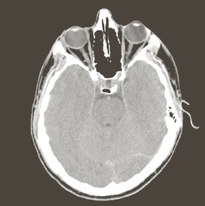
#> input picture Images/Head.jpeg, 205 x 206 px, shrunk from 737 x 738 before the run
$ jupyter execute Lab08.ipynb
#> lines starting #> are read from the running program, lines starting #| are printed output that depends on the picture; after the words box and inside, x2 and y2 are one past the last pixel; in counts of white or black regions, pixels touching at a corner belong together
### utils.py
import numpy as np
import matplotlib.pyplot as plt

# [27 lines left out: functions compute_histogram, histogram_equalization, not called in this run]


def apply_filter(image, kernel):
    kh, kw = kernel.shape
    h, w, c = image.shape
    pad_h, pad_w = kh // 2, kw // 2
    padded_img = np.pad(image, ((pad_h, pad_h), (pad_w, pad_w), (0, 0)), mode='edge')

    res_img = np.zeros_like(image, dtype=np.float32)
    for i in range(h):
        for j in range(w):
            region = padded_img[i : i + kh, j : j + kw, :]
            res_img[i, j, :] = np.sum(region * kernel[:, :, np.newaxis], axis=(0, 1))

    return res_img

# [5 lines left out: function print_image, not called in this run]

### Lab08.ipynb
## Lab 8

#### Canny Edge Detector

[cell 1]
import numpy as np
import cv2
from matplotlib import pyplot as plt
from utils import print_image, apply_filter

[cell 2]
head = cv2.imread("Images/Head.jpeg", cv2.IMREAD_GRAYSCALE)
#> head: shape (206, 205); min 51, max 255, mean 128.8
house = cv2.imread("Images/House.jpeg", cv2.IMREAD_GRAYSCALE)
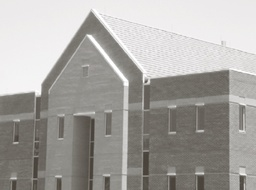
#> input picture Images/House.jpeg, 256 x 190 px, shrunk from 919 x 681 before the run
#> house: shape (190, 256); min 60, max 255, mean 165.8

[cell 3]
fig, axes = plt.subplots(1, 2, figsize=(10, 5))
axes[0].imshow(head, cmap='gray')
axes[0].set_title('Head Image')
axes[0].axis('off')

axes[1].imshow(house, cmap='gray')
axes[1].set_title('House Image')
axes[1].axis('off')

plt.tight_layout()
plt.show()

[cell 4]
GX = np.array([[-1, 0, 1],
               [-2, 0, 2],
               [-1, 0, 1]])
GY = np.array([[1, 2, 1],
               [0, 0, 0],
               [-1, -2, -1]])

GAUSSIAN_FILTER = np.array([[1/16, 1/8, 1/16],
                            [1/8, 1/4, 1/8],
                            [1/16, 1/8, 1/16]])

[cell 5]
def magnitude(gx, gy):
    return np.sqrt(gx**2 + gy**2)

[cell 6]
import numpy as np

def quantize_directions(direction):
    angle = direction % 180

    quantized = np.zeros_like(angle)
    mask0 = (angle < 22.5) | (angle >= 157.5)
    quantized[mask0] = 0

    mask45 = (angle >= 22.5) & (angle < 67.5)
    quantized[mask45] = 45

    mask90 = (angle >= 67.5) & (angle < 112.5)
    quantized[mask90] = 90

    mask135 = (angle >= 112.5) & (angle < 157.5)
    quantized[mask135] = 135

    return quantized

[cell 7]
def non_maximal_suppressing(
    magnitude,
    direction_quantized,
    low_threshold,
    high_threshold
):
    h, w = magnitude.shape
    suppressed = np.zeros_like(magnitude, dtype=np.float32)

    for i in range(1, h - 1):
        for j in range(1, w - 1):
            angle = direction_quantized[i, j]
            current = magnitude[i, j]

            if angle == 0:
                n1, n2 = magnitude[i, j - 1], magnitude[i, j + 1]
            elif angle == 45:
                n1, n2 = magnitude[i - 1, j + 1], magnitude[i + 1, j - 1]
            elif angle == 90:
                n1, n2 = magnitude[i - 1, j], magnitude[i + 1, j]
            else:
                n1, n2 = magnitude[i - 1, j - 1], magnitude[i + 1, j + 1]

            if current >= n1 and current >= n2:
                suppressed[i, j] = current

    strong, weak = 255, 75
    mask = np.zeros_like(magnitude, dtype=np.uint8)
    high_thresh_mask = suppressed >= high_threshold
    low_thresh_mask = (suppressed >= low_threshold) & (suppressed < high_threshold)
    mask[high_thresh_mask] = strong
    mask[low_thresh_mask] = weak

    for i in range(1, h - 1):
        for j in range(1, w - 1):
            if mask[i, j] == weak:
                if np.any(mask[i - 1:i + 2, j - 1:j + 2] == strong):
                    mask[i, j] = strong
                else:
                    mask[i, j] = 0

    return mask

[cell 8]
def canny_edge_detection(image, low_threshold, high_threshold):
    if image.ndim == 2:
        image_3d = image[:, :, np.newaxis].astype(np.float32)
    else:
        image_3d = image.astype(np.float32)

    smoothed = apply_filter(image_3d, GAUSSIAN_FILTER).squeeze()
    gx_img = apply_filter(smoothed[:, :, np.newaxis], GX).squeeze()
    gy_img = apply_filter(smoothed[:, :, np.newaxis], GY).squeeze()
    magnitude_img = magnitude(gx_img, gy_img)
    direction = np.arctan2(gy_img, gx_img) * (180.0 / np.pi)
    direction_quantized = quantize_directions(direction)

    edges = non_maximal_suppressing(
        magnitude_img, direction_quantized, low_threshold, high_threshold
    )
    return edges


head_edges = canny_edge_detection(head, low_threshold=30, high_threshold=70)
#> after the loop in apply_filter (call 3), `for i in range(h):`:
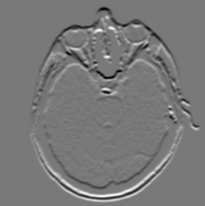
#> res_img: shape (206, 205, 1) float32; min -499.4, max 551.6, mean 0; drawn with min black and max white
#> in quantize_directions, `mask0 = (angle < 22.5) | (angle >= 157.5)`:
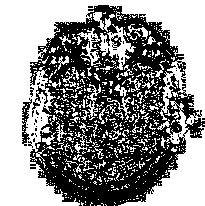
#> mask0: shape (206, 205) bool; 55.1% white; 56 black regions (51 under 20 px), largest, box (x1, y1, x2, y2) and area: (30, 5, 205, 206) 18308, (22, 98, 32, 146) 208, (32, 86, 48, 117) 119, (111, 35, 122, 48) 73, (30, 87, 34, 97) 22
#> in quantize_directions, `mask45 = (angle >= 22.5) & (angle < 67.5)`: mask45: shape (206, 205) bool; 16.8% white in thin lines or dots, all inside (x1, y1, x2, y2) = (22, 5, 205, 206)
#> in non_maximal_suppressing, `high_thresh_mask = suppressed >= high_threshold`: high_thresh_mask: shape (206, 205) bool; 7.6% white in thin lines or dots, all inside (x1, y1, x2, y2) = (30, 8, 199, 202)
#> in non_maximal_suppressing, `low_thresh_mask = (suppressed >= low_threshold) & (suppressed < high_t..`: low_thresh_mask: shape (206, 205) bool; 2.1% white in thin lines or dots, all inside (x1, y1, x2, y2) = (35, 25, 179, 183)
#> after the loop in non_maximal_suppressing, `for i in range(1, h - 1):`:
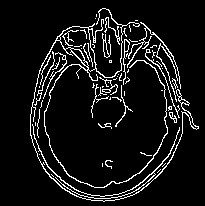
#> mask: shape (206, 205); 8.1% white in thin lines or dots, all inside (x1, y1, x2, y2) = (30, 8, 199, 202)
house_edges = canny_edge_detection(house, low_threshold=30, high_threshold=70)
#> call 2 of canny_edge_detection, with low_threshold = 30, high_threshold = 70
#> after the loop in apply_filter (call 5), `for i in range(h):`:
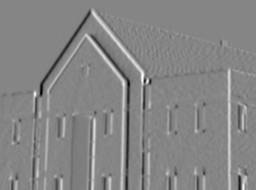
#> res_img: shape (190, 256, 1) float32; min -379.1, max 345.2, mean 0.6; drawn with min black and max white
#> after the loop in apply_filter (call 6), `for i in range(h):`:
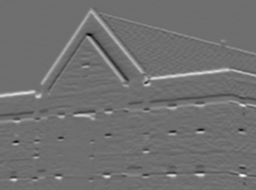
#> res_img: shape (190, 256, 1) float32; min -338.9, max 438.5, mean 5; drawn with min black and max white
#> in canny_edge_detection (call 2), `direction = np.arctan2(gy_img, gx_img) * (180.0 / np.pi)`:
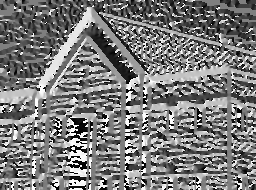
#> direction: shape (190, 256) float32; min -180, max 180, mean -6; drawn with min black and max white
#> in quantize_directions (call 2), `mask0 = (angle < 22.5) | (angle >= 157.5)`: mask0: shape (190, 256) bool; 28.9% white; 1444 white regions (1376 under 20 px), largest, box (x1, y1, x2, y2) and area: (40, 116, 105, 190) 2317, (114, 74, 139, 190) 1045, (221, 102, 251, 190) 605
#> in quantize_directions (call 2), `mask45 = (angle >= 22.5) & (angle < 67.5)`: mask45: shape (190, 256) bool; 20.4% white in thin lines or dots
#> in quantize_directions (call 2), `mask90 = (angle >= 67.5) & (angle < 112.5)`: mask90: shape (190, 256) bool; 30.3% white in thin lines or dots
#> in quantize_directions (call 2), `mask135 = (angle >= 112.5) & (angle < 157.5)`: mask135: shape (190, 256) bool; 20.4% white in thin lines or dots
#> in canny_edge_detection (call 2), `direction_quantized = quantize_directions(direction)`:
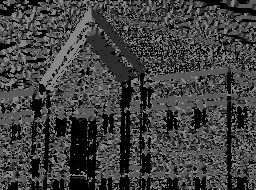
#> direction_quantized: shape (190, 256) float32; min 0, max 135, mean 64
#> call 2 of non_maximal_suppressing, with low_threshold = 30, high_threshold = 70
#> after the loop in non_maximal_suppressing (call 2), `for i in range(1, h - 1):`:
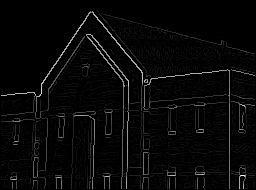
#> suppressed: shape (190, 256) float32; min 0, max 442.3, mean 13.7; drawn with min black and max white
#> in non_maximal_suppressing (call 2), `high_thresh_mask = suppressed >= high_threshold`: high_thresh_mask: shape (190, 256) bool; 5.7% white in thin lines or dots
#> in non_maximal_suppressing (call 2), `low_thresh_mask = (suppressed >= low_threshold) & (suppressed < high_t..`: low_thresh_mask: shape (190, 256) bool; 2.7% white in thin lines or dots
#> after the loop in non_maximal_suppressing (call 2), `for i in range(1, h - 1):`:
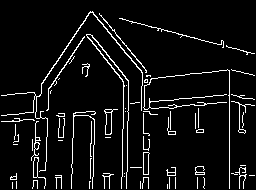
#> mask: shape (190, 256); 6.5% white in thin lines or dots

fig, axes = plt.subplots(1, 2, figsize=(10, 5))
axes[0].imshow(head_edges, cmap='gray')
axes[0].set_title('Head - Canny Edges')
axes[0].axis('off')

axes[1].imshow(house_edges, cmap='gray')
axes[1].set_title('House - Canny Edges')
axes[1].axis('off')

plt.tight_layout()
plt.show()
